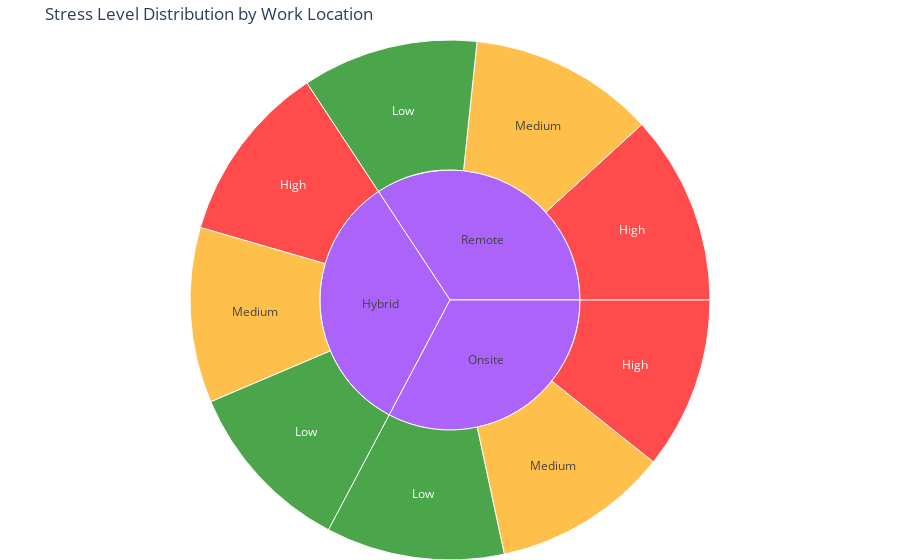

Notebook code cell kept with this figure:
### Markdown cell above
This visualization is comparing the rating of work life balance for different types of employees. 
It seems to show no significant difference in the work life balance of remote vs in person employess.

### Code cell
mentalHealthVizTwoDf = mental_health_df

# Group data by Work_Location and Stress_Level to get counts
sunburst_data = mentalHealthVizTwoDf.groupby(['Work_Location', 'Stress_Level']).size().reset_index(name='Count')

# Create the sunburst plot
plot = px.sunburst(
    sunburst_data,
    path=['Work_Location', 'Stress_Level'],  # Define the hierarchy
    values='Count',  # Size of each slice
    color='Stress_Level',  # Color by stress level
    color_discrete_map={'High': 'red', 'Medium': 'orange', 'Low': 'green'}  # Custom colors
)

# Update layout for readability
plot.update_layout(
    title="Stress Level Distribution by Work Location",
    margin=dict(t=40, l=0, r=0, b=0)
)

plot.show()

### Figure 1 — Plotly figure (JSON) as saved in the notebook; plotly's stock layout.template omitted (floating-point values rounded to 4 significant figures)
{"data": [{"branchvalues": "total", "customdata": [["High"], ["Low"], ["Medium"], ["High"], ["Low"], ["Medium"], ["High"], ["Low"], ["Medium"], ["(?)"], ["(?)"], ["(?)"]], "domain": {"x": [0, 1], "y": [0, 1]}, "hovertemplate": "labels=%{label}<br>Count=%{value}<br>parent=%{parent}<br>id=%{id}<br>Stress_Level=%{customdata[0]}<extra></extra>", "ids": ["Hybrid/High", "Hybrid/Low", "Hybrid/Medium", "Onsite/High", "Onsite/Low", "Onsite/Medium", "Remote/High", "Remote/Low", "Remote/Medium", "Hybrid", "Onsite", "Remote"], "labels": ["High", "Low", "Medium", "High", "Low", "Medium", "High", "Low", "Medium", "Hybrid", "Onsite", "Remote"], "marker": {"colors": ["red", "green", "orange", "red", "green", "orange", "red", "green", "orange", "#ab63fa", "#ab63fa", "#ab63fa"]}, "name": "", "parents": ["Hybrid", "Hybrid", "Hybrid", "Onsite", "Onsite", "Onsite", "Remote", "Remote", "Remote", "", "", ""], "type": "sunburst", "values": [561, 543, 545, 535, 555, 547, 590, 547, 577, 1649, 1637, 1714]}], "layout": {"legend": {"tracegroupgap": 0}, "margin": {"b": 0, "l": 0, "r": 0, "t": 40}, "title": {"text": "Stress Level Distribution by Work Location"}}}
